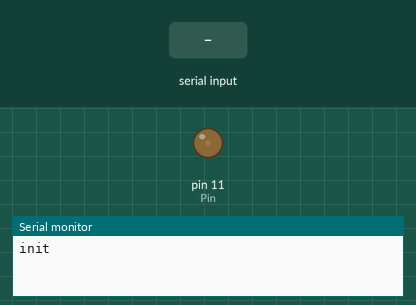
A sketch run on a simulated Arduino Uno, built with avr-gcc and run on an emulated ATmega328P. Parts: output pins drawn as LEDs (lit = HIGH), the last lines printed to the serial monitor. The inputs (shaded band) are chosen by the test bench.

Above: at 1.2 s.
1.3 s: "ping\n" received over Serial
At 1.93 s:
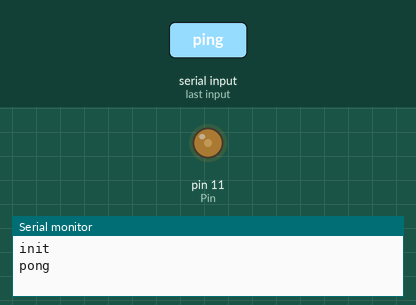
3.6 s: "death\n" received over Serial
At 4.67 s:
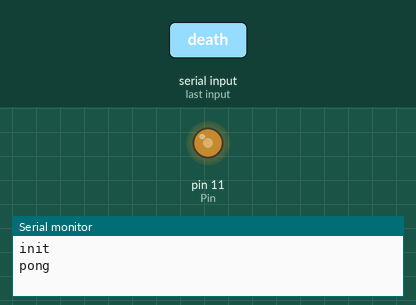
Timing chart, 0 to 6.6 s (numbered marks = the images above; inputs shaded):
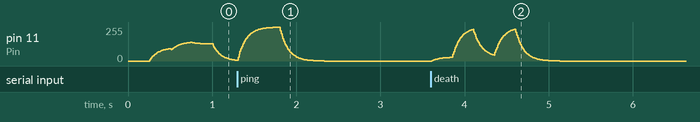

The sketch:

CelesteArduinoTemplate.ino
```cpp
/*
  Celeste Arduino-side Template.
  in the template, pin11 is connected to an led.
  the template was made with the arduino uno r3, pwm pins vary between models.
*/

// the pin the led in the example is connected on
int Pin = 11;

// an analog LED system i made
const unsigned long LOOP_INTERVAL = 10;  // 10 ms = 100 Hz
unsigned long lastLoopTime = 0;
float SmoothNess = 0.1;
// remember original smoothness
float const OrigSmoothNess = 0.1;
int TargetBrightness = 0;
float CurrentBrightness = 0;

// trigger Data
bool Pinged = false;

// forward declaration for functions
void OnPing(bool First = false, bool Silent = false);
void OnDeath(bool First = false, bool Silent = false);
void OnSpawn(bool First = false, bool Silent = false);
void OnComplete(bool First = false, bool Silent = false);
void OnCut(bool First = false, bool Silent = false);
void OnCollect(bool First = false, bool Silent = false);

void setup() {
  Serial.begin(9600);  // must match baud rate in your C# code
  while (!Serial) {
    ;  // wait until USB serial is connected
  }
  Serial.println("init");
  pinMode(Pin, OUTPUT);
}


// variables for timed functions
unsigned long now = 0;
unsigned long PingedAt = 0;
unsigned long DiedAt = 0;
unsigned long SpawnedAt = 0;
unsigned long CompleteAt = 0;
unsigned long CutAt = 0;
unsigned long CollectAt = 0;

// the analog LED system i made
void LED_Loop() {
  analogWrite(Pin, int(CurrentBrightness += (TargetBrightness - CurrentBrightness) * SmoothNess));
}

// The main loop, ideally shouldnt change much since it has all the triggers on updates
void loop() {
  now = millis();
  if (now - lastLoopTime >= LOOP_INTERVAL) {
    lastLoopTime += LOOP_INTERVAL;
    LED_Loop();
  }
  if (Serial.available() > 0) {
    String input = Serial.readStringUntil('\n');  // read until newline
    input.trim();                                 // ensures that itll get the true value sent
    // important for initalizing check.
    if (input.equalsIgnoreCase("ping")) {
      OnPing(true);
    }
    // called when player dies
    if (input.equalsIgnoreCase("death")) {
      OnDeath(true);
    }
    // called when player respawns
    else if (input.equalsIgnoreCase("spawn")) {
      OnSpawn(true);
    }
    // called when the player finished a chapter ("finishing" a chapter is counted when the speedrun counter stops counting) *mod version 0.2.0+
    else if (input.equalsIgnoreCase("complete")) {
      OnComplete(true);
    }
    // called when the player collects a strawberry
    else if (input.equalsIgnoreCase("collected")) {
      OnCollect(true);
    }
    // called when a cutscene starts playing
    else if (input.equalsIgnoreCase("cutscene")) {
      OnCut(true);
    }
  } else {
    OnDeath(false);
    OnComplete(false);
    OnCollect(false);
    OnCut(false);
    OnSpawn(false);
    OnPing(false);
  }
}
// function that's called when Pinged
void OnPing(bool First, bool Silent) {
  if (First) {
    PingedAt = now;
    TargetBrightness = 255;
    Serial.println("pong");  // reply with newline, Do NOT remove.
  }
  if (!Silent) {
    if (now - PingedAt >= 500 && now - PingedAt < 510)
      TargetBrightness = 0;
  }
}

void OnDeath(bool First, bool Silent) {
  if (First) {
    DiedAt = now;
    TargetBrightness = 30;
  }
  if (!Silent) {
    if (now - DiedAt >= 250 && now - DiedAt < 500)
      TargetBrightness = 255;
    else if (now - DiedAt >= 500 && now - DiedAt < 750)
      TargetBrightness = 30;
    else if (now - DiedAt >= 750 && now - DiedAt < 1000)
      TargetBrightness = 255;
    else if (now - DiedAt >= 1000 && now - DiedAt < 1010)
      TargetBrightness = 0;
  }
}

void OnSpawn(bool First, bool Silent) {
  if (First) {
    SpawnedAt = now;
    TargetBrightness = 128;
  }
  if (!Silent) {
    if (now - SpawnedAt >= 255 && now - SpawnedAt < 500)
      TargetBrightness = 100;
    else if (now - SpawnedAt >= 500 && now - SpawnedAt < 750)
      TargetBrightness = 145;
    else if (now - SpawnedAt >= 750 && now - SpawnedAt < 1000)
      TargetBrightness = 128;
    else if (now - SpawnedAt >= 1000 && now - SpawnedAt < 1010)
      TargetBrightness = 0;
  }
}
void OnComplete(bool First, bool Silent) {
  if (First) {
    CompleteAt = now;
    TargetBrightness = 128;
  }
  if (!Silent) {
    if (now - CompleteAt >= 255 && now - CompleteAt < 500)
      TargetBrightness = 168;
    else if (now - CompleteAt >= 500 && now - CompleteAt < 750)
      TargetBrightness = 208;
    else if (now - CompleteAt >= 750 && now - CompleteAt < 1000)
      TargetBrightness = 228;
    else if (now - CompleteAt >= 1000 && now - CompleteAt < 1010)
      TargetBrightness = 255;
    else if (now - CompleteAt >= 1250 && now - CompleteAt < 1260)
      TargetBrightness = 0;
  }
}
void OnCut(bool First, bool Silent) {
  if (First) {
    CutAt = now;
    SmoothNess = 1;
    TargetBrightness = 250;
  }
  if (!Silent) {
    if (now - CutAt >= 125 && now - CutAt < 250)
      TargetBrightness = 0;
    else if (now - CutAt >= 250 && now - CutAt < 375)
      TargetBrightness = 250;
    else if (now - CutAt >= 375 && now - CutAt < 385) {
      TargetBrightness = 0;
    }
    else if (now - CutAt >= 405 && now - CutAt < 420) {
      SmoothNess = OrigSmoothNess;
    }
  }
}
void OnCollect(bool First, bool Silent) {
  if (First) {
    CollectAt = now;
    SmoothNess = 1;
    TargetBrightness = 100;
  }
  if (!Silent) {
    if (now - CollectAt >= 250 && now - CollectAt < 500)
      TargetBrightness = 250;
    else if (now - CollectAt >= 500 && now - CollectAt < 510) {
      SmoothNess = OrigSmoothNess;
      TargetBrightness = 0;
    }
  }
}
```
